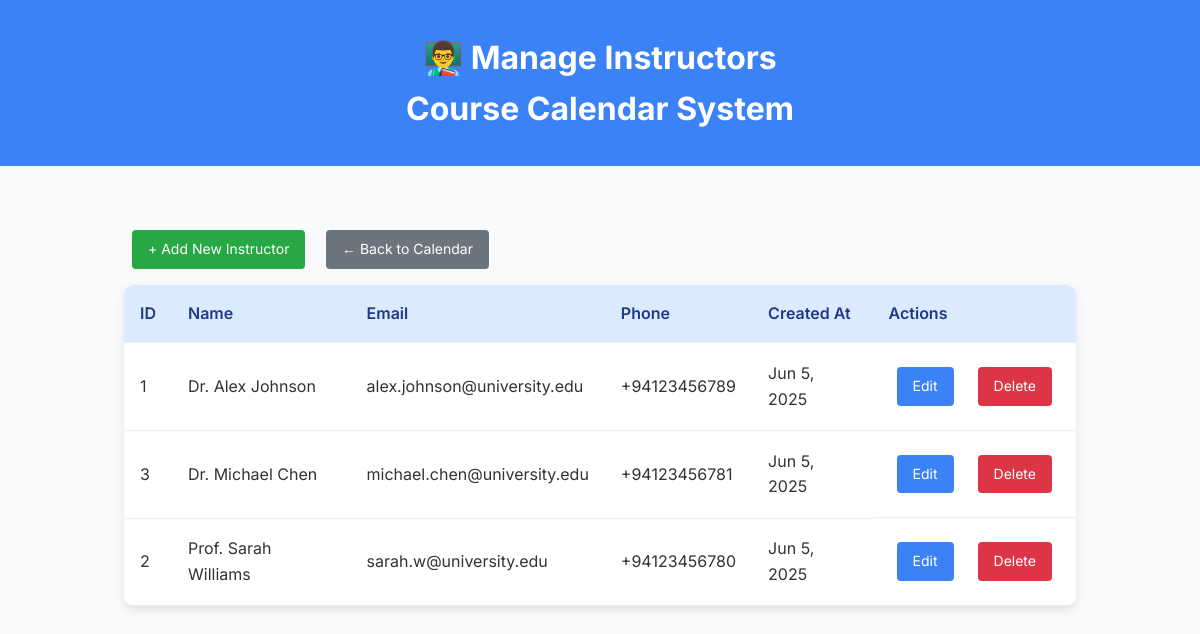
The page /manage_instructors.php on the database its author committed.
### tables this page shows
CREATE TABLE `instructors` (
  `id` int(11) NOT NULL,
  `name` varchar(255) NOT NULL,
  `email` varchar(255) DEFAULT NULL,
  `phone` varchar(20) DEFAULT NULL,
  `created_at` timestamp NOT NULL DEFAULT current_timestamp()
);

### manage_instructors.php (the view, shortened to what this page needs)
<?php
include "connection.php";
$instructors = $conn->query("SELECT * FROM instructors ORDER BY name");
?>
<!DOCTYPE html>
<html lang="en">
<head>
    <link rel="stylesheet" href="style.css">
</head>
<body>
    <header>
        <h1>👨‍🏫 Manage Instructors<br>Course Calendar System</h1>
    </header>
    <div class="manage-container">
        <a href="add_instructor.php" class="btn btn-add">+ Add New Instructor</a>
        <a href="index.php" class="btn" style="background: #6c757d; color: white;">← Back to Calendar</a>
        <div class="table-container">
            <table>
                <thead>
                    <tr>
                        <th>ID</th>
                        <th>Name</th>
                        <th>Email</th>
                        <th>Phone</th>
                        <th>Created At</th>
                        <th>Actions</th>
                    </tr>
                </thead>
                <tbody>
                    <?php while($instructor = $instructors->fetch_assoc()): ?>
                    <tr>
                        <td><?= $instructor['id'] ?></td>
                        <td><?= htmlspecialchars($instructor['name']) ?></td>
                        <td><?= htmlspecialchars($instructor['email'] ?? 'N/A') ?></td>
                        <td><?= htmlspecialchars($instructor['phone'] ?? 'N/A') ?></td>
                        <td><?= date('M j, Y', strtotime($instructor['created_at'])) ?></td>
                        <td class="actions">
                            <a href="edit_instructor.php?id=<?= $instructor['id'] ?>" class="btn btn-edit">Edit</a>
                            <a href="manage_instructors.php?delete_id=<?= $instructor['id'] ?>"
                               class="btn btn-delete"
                               onclick="return confirm('Are you sure you want to delete this instructor?')">Delete</a>
                        </td>
                    </tr>
                    <?php endwhile; ?>
                </tbody>
            </table>
        </div>
    </div>
</body>
</html>

### style.css (style rules this page uses)
:root { --primary: #3B82F6; --primary-light: #DBEAFE; --primary-dark: #1E3A8A; --background: #F9FaFB; --success: #d1fae5; --success-text: #065f46; --error: #fee2e2; --erro-text: #b91c1c; }
* { margin: 0; padding: 0; box-sizing: border-box; }
body { font-family: "Inter", sans-serif; background-color: var(--background); color: #333; line-height: 1.6; }
header { background-color: var(--primary); color: white; padding: 2rem 1rem; text-align: center; }
.btn { display: inline-block; padding: 10px 20px; background: var(--primary); color: white; text-decoration: none; border-radius: 5px; margin: 0.5rem; transition: background 0.2s ease; }

### manage_instructors.php (style rules this page uses)
.manage-container { max-width: 1000px; margin: 2rem auto; padding: 1.5rem; }
.table-container { background: white; border-radius: 10px; box-shadow: 0 4px 10px rgba(0, 0, 0, 0.1); overflow: hidden; }
table { width: 100%; border-collapse: collapse; }
th, td { padding: 1rem; text-align: left; border-bottom: 1px solid #eee; }
th { background: var(--primary-light); color: var(--primary-dark); font-weight: 600; }
.actions { display: flex; gap: 0.5rem; }
.btn { padding: 0.5rem 1rem; border: none; border-radius: 4px; cursor: pointer; text-decoration: none; display: inline-block; font-size: 0.875rem; }
.btn-edit { background: var(--primary); color: white; }
.btn-delete { background: #dc3545; color: white; }
.btn-add { background: #28a745; color: white; margin-bottom: 1rem; }

### rows shown on the page
instructors: id "1", name "Dr. Alex Johnson", email "alex.johnson@university.edu", phone "+94123456789", created_at "Jun 5, 2025"
instructors: id "3", name "Dr. Michael Chen", email "michael.chen@university.edu", phone "+94123456781", created_at "Jun 5, 2025"
instructors: id "2", name "Prof. Sarah Williams", email "sarah.w@university.edu", phone "+94123456780", created_at "Jun 5, 2025"
